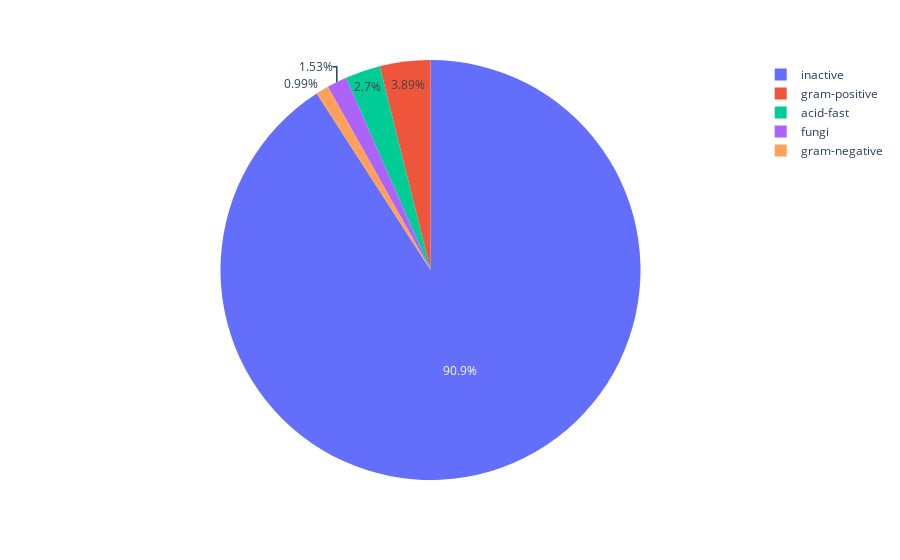

Notebook source saved alongside this figure:
### Code cell
get_prediction_distribution(ecbl_df)

### Figure 1 — Plotly figure (JSON) as saved in the notebook; plotly's stock layout.template omitted (floating-point values rounded to 4 significant figures)
{"data": [{"domain": {"x": [0, 1], "y": [0, 1]}, "hovertemplate": "label=%{label}<br>value=%{value}<extra></extra>", "labels": ["fungi", "gram-negative", "inactive", "gram-positive", "acid-fast"], "legendgroup": "", "name": "", "showlegend": true, "type": "pie", "values": [1475, 951, 87331, 3739, 2596]}], "layout": {"legend": {"tracegroupgap": 0}, "margin": {"t": 60}}}
